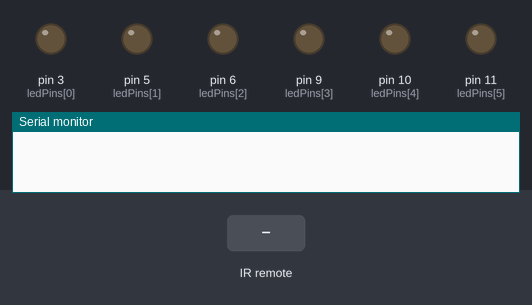
The sketch below on a simulated Arduino Uno, built with avr-gcc and run on an emulated ATmega328P. On the bench: output pins drawn as LEDs (lit = HIGH), the last lines printed to the serial monitor. Inputs (shaded band) come from the test bench.

Above: at 1.2 s.
1.3 s: infrared code 0xBA45FF00 received
At 2.5 s:
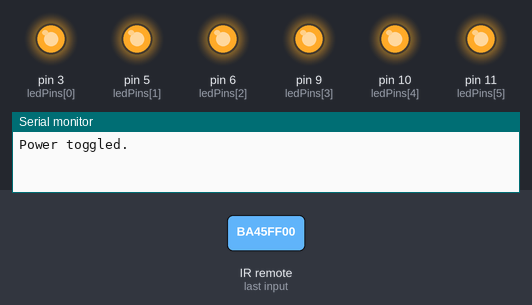
2.8 s: infrared code 0xEA15FF00 received
At 3.6 s:
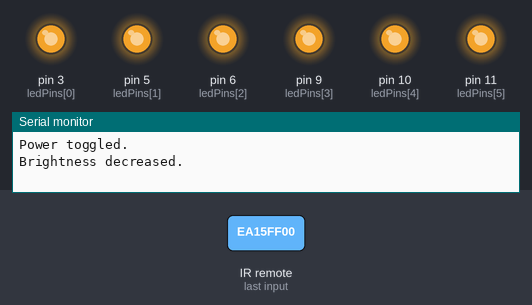
4.3 s: infrared code 0xB946FF00 received
At 4.8 s:
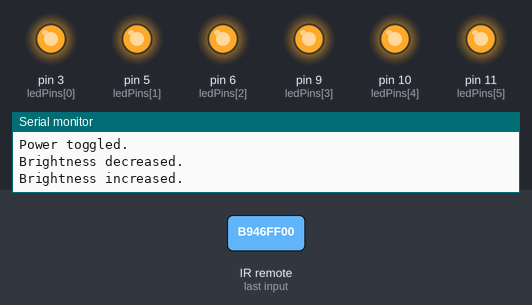
Timing chart, 0 to 7.3 s (numbered marks = the images above; inputs shaded):
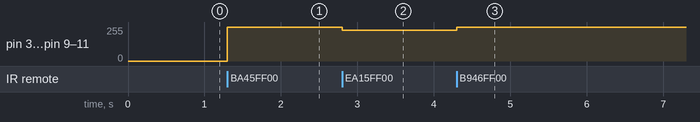

Measured:
- after the input at 1.3 s, pin 3 (ledPins[0]), pin 5 (ledPins[1]), pin 6 (ledPins[2]), pin 9 (ledPins[3]), pin 10 (ledPins[4]), pin 11 (ledPins[5]): 0/255 → 255/255 at once
- after the input at 2.8 s, pin 3 (ledPins[0]), pin 5 (ledPins[1]), pin 6 (ledPins[2]), pin 9 (ledPins[3]), pin 10 (ledPins[4]), pin 11 (ledPins[5]): 255/255 → 229/255 at once
- after the input at 4.3 s, pin 3 (ledPins[0]), pin 5 (ledPins[1]), pin 6 (ledPins[2]), pin 9 (ledPins[3]), pin 10 (ledPins[4]), pin 11 (ledPins[5]): 229/255 → 254/255 at once

The sketch:

night_light_IRremoteController.ino
```cpp
#include <IRremote.h>

// Define LED pins
int ledPins[] = {3, 5, 6, 9, 10, 11};
const int numLEDs = 6;

// IR Receiver pin
const int irPin = A1;

// Variables
int brightness;            // Default brightness (0-255)
bool isOn = false;             // Toggle state for LEDs (ON/OFF)

// Debounce variables
unsigned long lastCode = 0;    // Stores the last processed code
unsigned long lastTime = 0;    // Stores the time of the last processed code
const unsigned long debounceDelay = 200; // Debounce delay in milliseconds

void setup() {
  // Initialize LED pins as outputs
  for (int i = 0; i < numLEDs; i++) {
    pinMode(ledPins[i], OUTPUT);
  }

  // Start IR receiver
  IrReceiver.begin(irPin, ENABLE_LED_FEEDBACK);
  Serial.begin(9600); // Enable Serial for debugging
}

void loop() {
  // Check for incoming IR signals
  if (IrReceiver.decode()) {
    // Handle NEC protocol only
    if (IrReceiver.decodedIRData.protocol == NEC) {
      unsigned long code = IrReceiver.decodedIRData.decodedRawData;

      // Filter out repeat codes (NEC repeat signal is 0xFFFFFFFF)
      if (code != 0xFFFFFFFF) {
        // Debounce: process code only if it's different or enough time has passed
        if (millis() - lastTime > debounceDelay || code != lastCode) {
          lastCode = code;
          lastTime = millis();

          // Handle specific codes
          if (code == 0xBA45FF00) { // Power button
            isOn = !isOn; // Toggle ON/OFF state
            brightness = isOn ? 255 : 0; // Full brightness when ON, 0 when OFF
            updateLEDs();
            Serial.println("Power toggled.");
          }
          else if (code == 0xB946FF00 || code == 0xF609FF00) { // Volume Up or Arrow Up
            //brightness = 0;
            brightness += 25.5; // Increase brightness
            brightness = constrain(brightness, 0, 255); // Ensure brightness stays within range
            updateLEDs();
            Serial.println("Brightness increased.");
          }
          else if (code == 0xEA15FF00 || code == 0xF807FF00) { // Volume Down or Arrow Down
            //brightness = 255;
            brightness -= 25.5; // Decrease brightness
            brightness = constrain(brightness, 0, 255); // Ensure brightness stays within range
            updateLEDs();
            Serial.println("Brightness decreased.");
          }
        }
      }
    }

    // Resume IR receiver
    delay(10); // Small delay to stabilize receiver
    IrReceiver.resume();
  } else {
    // Safety mechanism to reset receiver if no valid signal is processed
    if (millis() - lastTime > 1000) { // If no valid signal for 1 second
      IrReceiver.enableIRIn(); // Reinitialize receiver
      lastTime = millis(); // Reset debounce timer
    }
  }
}

// Function to update LED brightness
void updateLEDs() {
  for (int i = 0; i < numLEDs; i++) {
    analogWrite(ledPins[i], brightness);
  }
}
```
